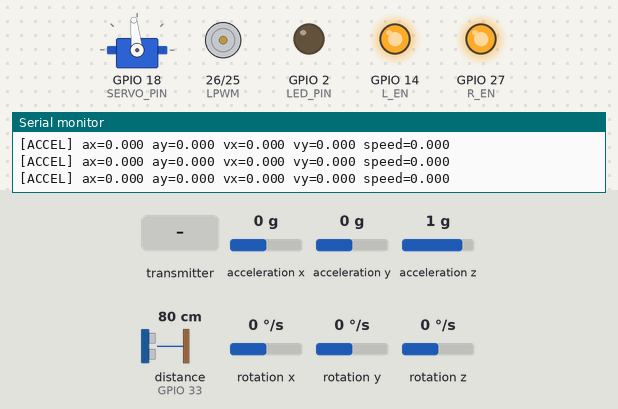
Recording of a sketch running on a simulated ESP32. Shown: servo, motor-driver pin pairs drawn as motors (green arrow = first pin HIGH = forward, orange = second pin HIGH = backward, longer = more drive), output pins drawn as LEDs (lit = HIGH), the last lines printed to the serial monitor. Wiring (inferred from the names in the program): ultrasonic range finder: trigger GPIO 32; echo GPIO 33; MPU-6050 motion sensor at I2C address 0x68. The test bench sets the inputs (shaded band); at power-on: acceleration x 0 g, acceleration y 0 g, acceleration z 1 g, distance to the obstacle (sensor on GPIO 33) 80 cm, rotation x 0 °/s, rotation y 0 °/s, rotation z 0 °/s. The echo pulse lasts 58.3 µs per cm; no radio packets arrive unless stated; pins used as bus, display or sensor lines are not drawn.

Above: at 2.3 s.
2.4 s: the transmitter starts sending throttle = 0
At 3.8 s:
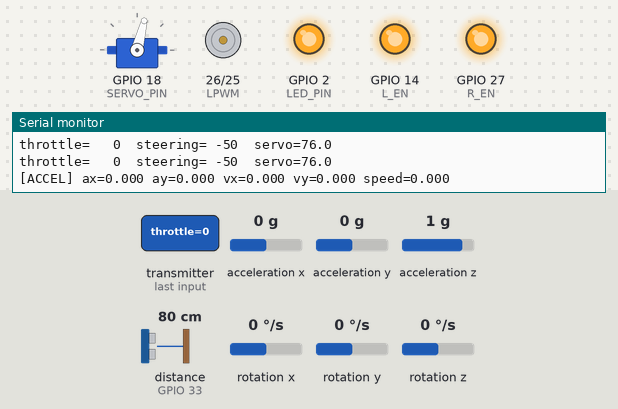
5.4 s: the transmitter starts sending steering = 64
At 7.3 s:
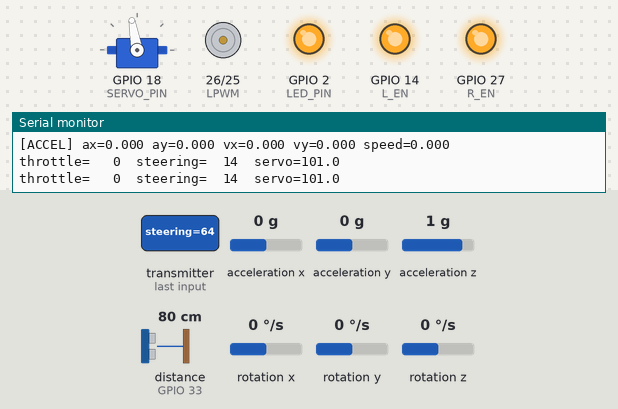
8.4 s: the transmitter starts sending throttle = 1024
At 9.5 s:
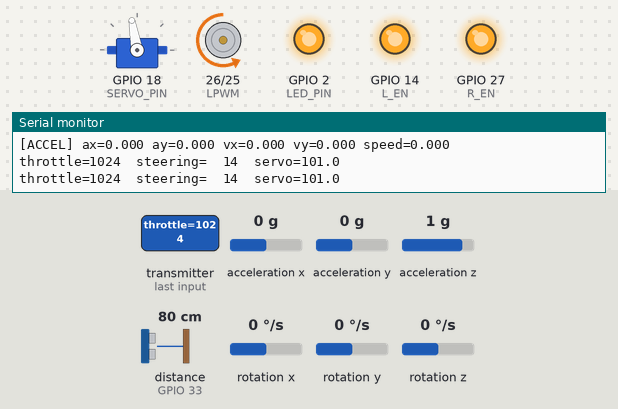
9.9 s: the transmitter starts sending steering = 0
At 10.8 s:
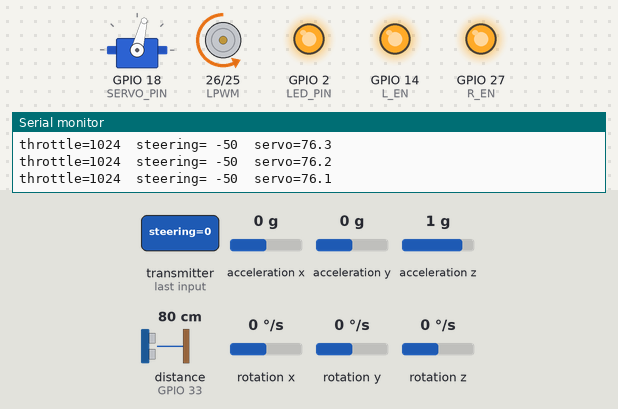
12.9 s: the transmitter starts sending steering = 128
At 14.4 s:
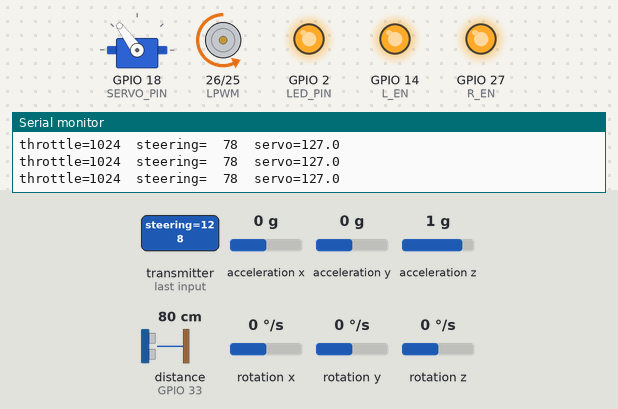
15.9 s: the transmitter starts sending steering = 255
At 17.8 s:
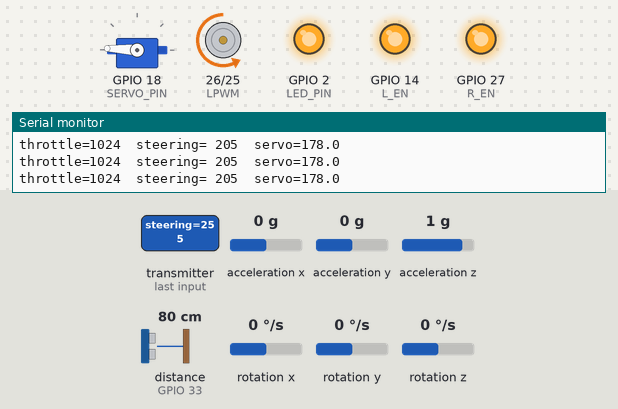
Timing chart, 0 to 19.3 s (numbered marks = the images above; inputs shaded):
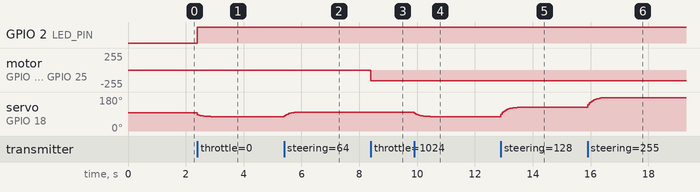

Measured:
- after the input at 2.4 s, GPIO 2 (LED_PIN): LOW → HIGH at once; servo on GPIO 18 (SERVO_PIN): 96° → 77° at once, → 76° 0.46 s later
- after the input at 5.4 s, servo on GPIO 18 (SERVO_PIN): moves from 76° to 100° over 0.56 s, starting at once
- after the input at 8.4 s, motor on GPIO 26 (LPWM) / GPIO 25 (RPWM): stopped → backward 164/255 at once
- after the input at 9.9 s, servo on GPIO 18 (SERVO_PIN): moves from 100° to 76° over 0.56 s, starting at once
- after the input at 12.9 s, servo on GPIO 18 (SERVO_PIN): moves from 76° to 126° over 0.66 s, starting at once
- after the input at 15.9 s, servo on GPIO 18 (SERVO_PIN): moves from 126° to 177° over 0.66 s, starting at once

The sketch:

car_main.ino
```cpp
// ============================================================
//  CAR MAIN  —  NRF24 Receiver + HC-SR04 proximity sensing
//                + GY-521 accelerometer → speed estimation
//  Receives ControlPacket, drives BTS7960 motor + servo.
//  Measures distance via HC-SR04; sends BuzzPacket to
//  controller when obstacle is within BUZZ_FAR_CM.
//  Reads MPU6050 accelerometer and integrates to estimate speed.
//
//  Pin assignments:
//    NRF24  CE   → GPIO 16
//    NRF24  CSN  → GPIO 4
//    NRF24  SCK  → GPIO 22
//    NRF24  MOSI → GPIO 23
//    NRF24  MISO → GPIO 19
//    BTS7960 RPWM → GPIO 25
//    BTS7960 LPWM → GPIO 26
//    BTS7960 R_EN → GPIO 27
//    BTS7960 L_EN → GPIO 14
//    Servo        → GPIO 18  (PCB trace)
//    HC-SR04 TRIG → GPIO 32
//    HC-SR04 ECHO → GPIO 33
//    UART TX      → GPIO 17  (sensor data → ESP32-CAM)
//    GY-521 SDA   → GPIO 21
//    GY-521 SCL   → GPIO 13
//    Status LED   → GPIO 2
//
//  Required libraries: RF24, ESP32Servo
// ============================================================

#include <SPI.h>
#include <nRF24L01.h>
#include <RF24.h>
#include <ESP32Servo.h>
#include <Wire.h>

// ----- NRF24 -----
#define CE_PIN      16
#define CSN_PIN     4
#define SCK_PIN     22
#define MISO_PIN    19
#define MOSI_PIN    23

SPIClass nrfSPI(VSPI);

// ----- BTS7960 motor driver -----
#define RPWM        25
#define LPWM        26
#define R_EN        27
#define L_EN        14
#define PWM_FREQ    1000
#define PWM_RES     8
#define CH_R        2
#define CH_L        3

// ----- Servo -----
#define SERVO_PIN    18
#define SERVO_MIN    70
#define SERVO_MAX    110
#define SERVO_CENTER 90
#define SERVO_TRIM   6

// ----- HC-SR04 -----
#define TRIG_PIN           32
#define ECHO_PIN           33
#define BUZZ_FAR_CM        50.0f
#define SENSOR_INTERVAL_MS 60

// ----- UART to ESP32-CAM -----
#define UART_TX_PIN      17
#define UART_INTERVAL_MS 200
#define DIST_EMA_ALPHA   0.3f

// ----- GY-521 (MPU6050) -----
#define MPU_ADDR         0x68
#define ACCEL_SCALE      16384.0f
#define GRAVITY          9.81f
#define ACCEL_DEADZONE   0.005f

// ----- Misc -----
#define LED_PIN      2
#define TIMEOUT_MS   500

// ----- Voltage cap: 11.1V LiPo, 7.2V motor rated -----
const float VBAT = 11.1f;
const float VMAX = 7.2f;

RF24 radio(CE_PIN, CSN_PIN);
const byte CTRL_ADDRESS[6] = "RCAR1";
const byte BUZZ_ADDRESS[6] = "RCAR2";

struct ControlPacket {
  int16_t throttle;   // -100 to +100
  uint8_t steering;   //    0 to 100 (50 = centre)
};

struct BuzzPacket {
  float distanceCm;
};

ControlPacket pkt;
Servo steeringServo;

int   pwmCap        = 255;
float servoFiltered = SERVO_CENTER;
unsigned long lastRecvTime   = 0;
unsigned long lastMeasureMs  = 0;
unsigned long lastUartSendMs = 0;
float         lastDistCm     = 999.0f;
float         smoothDistCm   = 999.0f;
bool  linked        = false;

// ----- Accelerometer / speed -----
float accelX      = 0.0f;
float accelY      = 0.0f;
float velocityX   = 0.0f;
float velocityY   = 0.0f;
float accelOffsetX = 0.0f;
float accelOffsetY = 0.0f;
unsigned long lastAccelMs = 0;

// ---- Motor helpers ----
void motorStop() {
  ledcWrite(CH_R, 0);
  ledcWrite(CH_L, 0);
}

void motorDrive(int16_t throttle) {
  if (throttle > 0) {
    int pwm = constrain(map(throttle, 0, 100, 0, pwmCap), 0, pwmCap);
    ledcWrite(CH_R, pwm);
    ledcWrite(CH_L, 0);
  } else if (throttle < 0) {
    int pwm = constrain(map(-throttle, 0, 100, 0, pwmCap), 0, pwmCap);
    ledcWrite(CH_R, 0);
    ledcWrite(CH_L, pwm);
  } else {
    motorStop();
  }
}

// ---- HC-SR04 ----
float measureDistance() {
  digitalWrite(TRIG_PIN, LOW);
  delayMicroseconds(2);
  digitalWrite(TRIG_PIN, HIGH);
  delayMicroseconds(10);
  digitalWrite(TRIG_PIN, LOW);
  long us = pulseIn(ECHO_PIN, HIGH, 3500);
  if (us == 0) return 999.0f;
  return (us / 2.0f) * 0.0343f;
}

// ---- MPU6050 ----
void setupMPU() {
  Wire.begin(21, 13);  // SDA=21, SCL=13

  // Wake up
  Wire.beginTransmission(MPU_ADDR);
  Wire.write(0x6B);
  Wire.write(0x00);
  Wire.endTransmission(true);

  // Accel range ±2g
  Wire.beginTransmission(MPU_ADDR);
  Wire.write(0x1C);
  Wire.write(0x00);
  Wire.endTransmission(true);

  Serial.println("MPU6050 ready");
}

void calibrateMPU() {
  Serial.println("Calibrating MPU6050 — keep car still...");
  float sumX = 0, sumY = 0;
  int samples = 200;

  for (int i = 0; i < samples; i++) {
    Wire.beginTransmission(MPU_ADDR);
    Wire.write(0x3B);
    Wire.endTransmission(false);
    Wire.requestFrom(MPU_ADDR, 6, true);

    int16_t ax = (Wire.read() << 8) | Wire.read();
    int16_t ay = (Wire.read() << 8) | Wire.read();
    Wire.read(); Wire.read();  // az

    sumX += ax / ACCEL_SCALE;
    sumY += ay / ACCEL_SCALE;
    delay(5);
  }

  accelOffsetX = sumX / samples;
  accelOffsetY = sumY / samples;
  Serial.printf("Calibration done — offsetX=%.3f offsetY=%.3f\n",
                accelOffsetX, accelOffsetY);
}

void readMPU() {
  Wire.beginTransmission(MPU_ADDR);
  Wire.write(0x3B);  // ACCEL_XOUT_H
  Wire.endTransmission(false);
  Wire.requestFrom(MPU_ADDR, 14, true);

  int16_t ax = (Wire.read() << 8) | Wire.read();
  int16_t ay = (Wire.read() << 8) | Wire.read();
  Wire.read(); Wire.read();                  // az — not needed
  for (int i = 0; i < 8; i++) Wire.read();  // skip temp + gyro

  // Subtract calibration offsets
  accelX = (ax / ACCEL_SCALE) - accelOffsetX;
  accelY = (ay / ACCEL_SCALE) - accelOffsetY;

  // Dead zone
  if (fabs(accelX) < ACCEL_DEADZONE) accelX = 0.0f;
  if (fabs(accelY) < ACCEL_DEADZONE) accelY = 0.0f;

  // Integrate: v += a * dt
  unsigned long now = millis();
  float dt = (now - lastAccelMs) / 1000.0f;
  lastAccelMs = now;

  if (dt > 0.0f && dt < 0.5f) {
    velocityX += accelX * GRAVITY * dt;
    velocityY += accelY * GRAVITY * dt;
  }

  // Reset velocity only after throttle has been zero for 300ms
  static unsigned long throttleZeroMs = 0;
  if (pkt.throttle == 0) {
    if (throttleZeroMs == 0) throttleZeroMs = millis();
    if (millis() - throttleZeroMs > 300) {
      velocityX = 0.0f;
      velocityY = 0.0f;
    }
  } else {
    throttleZeroMs = 0;
  }
}

void setup() {
  Serial.begin(115200);
  pinMode(LED_PIN, OUTPUT);
  digitalWrite(LED_PIN, LOW);

  // BTS7960
  pinMode(R_EN, OUTPUT);
  pinMode(L_EN, OUTPUT);
  digitalWrite(R_EN, HIGH);
  digitalWrite(L_EN, HIGH);

  ledcSetup(CH_R, PWM_FREQ, PWM_RES);
  ledcAttachPin(RPWM, CH_R);
  ledcSetup(CH_L, PWM_FREQ, PWM_RES);
  ledcAttachPin(LPWM, CH_L);
  motorStop();

  // Servo
  steeringServo.attach(SERVO_PIN);
  steeringServo.write(SERVO_CENTER + SERVO_TRIM);

  // HC-SR04
  pinMode(TRIG_PIN, OUTPUT);
  pinMode(ECHO_PIN, INPUT);
  digitalWrite(TRIG_PIN, LOW);

  // UART to ESP32-CAM
  Serial2.begin(115200, SERIAL_8N1, -1, UART_TX_PIN);

  // MPU6050
  setupMPU();
  calibrateMPU();
  lastAccelMs = millis();

  // Voltage cap
  float dMax = VMAX / VBAT;
  if (dMax > 1.0f) dMax = 1.0f;
  pwmCap = constrain((int)(dMax * 255.0f + 0.5f), 0, 255);

  // NRF24
  nrfSPI.begin(SCK_PIN, MISO_PIN, MOSI_PIN, CSN_PIN);
  radio.begin(&nrfSPI);
  radio.setChannel(108);
  radio.setPALevel(RF24_PA_MAX);
  radio.setAutoAck(false);
  radio.setPayloadSize(sizeof(ControlPacket));
  radio.openWritingPipe(BUZZ_ADDRESS);
  radio.openReadingPipe(1, CTRL_ADDRESS);
  radio.startListening();

  Serial.println("=== NRF24 register dump ===");
  radio.printDetails();
  Serial.println("===========================");

  Serial.printf("pwmCap = %d\n", pwmCap);
  Serial.println("CAR MAIN ready — waiting for link...");
}

void loop() {
  // ---- Receive control packet ----
  if (radio.available()) {
    radio.read(&pkt, sizeof(pkt));
    lastRecvTime = millis();

    if (!linked) {
      linked = true;
      digitalWrite(LED_PIN, HIGH);
      Serial.println("=== Link established ===");
    }

    motorDrive(pkt.throttle);

    float targetAngle = (float)map(pkt.steering, 0, 100, SERVO_MIN, SERVO_MAX) + SERVO_TRIM;
    servoFiltered = 0.75f * servoFiltered + 0.25f * targetAngle;
    steeringServo.write((int)servoFiltered);

    Serial.printf("throttle=%4d  steering=%4d  servo=%.1f\n",
                  pkt.throttle, (int)pkt.steering - 50, servoFiltered);
  }

  // ---- Safety timeout ----
  if (linked && (millis() - lastRecvTime > TIMEOUT_MS)) {
    linked = false;
    motorStop();
    steeringServo.write(SERVO_CENTER + SERVO_TRIM);
    servoFiltered = SERVO_CENTER + SERVO_TRIM;
    digitalWrite(LED_PIN, LOW);
    Serial.println("=== Link LOST — motors stopped ===");
  }

  // ---- Distance sensing + buzz ----
  if (millis() - lastMeasureMs >= SENSOR_INTERVAL_MS) {
    lastMeasureMs = millis();
    lastDistCm = measureDistance();
    if (lastDistCm < 999.0f) {
      smoothDistCm = DIST_EMA_ALPHA * lastDistCm + (1.0f - DIST_EMA_ALPHA) * smoothDistCm;
    }
    if (lastDistCm < BUZZ_FAR_CM) {
      BuzzPacket bpkt = { lastDistCm };
      radio.stopListening();
      radio.write(&bpkt, sizeof(bpkt));
      radio.startListening();
    }
  }

  // ---- Send sensor data to ESP32-CAM over UART ----
  if (millis() - lastUartSendMs >= UART_INTERVAL_MS) {
    lastUartSendMs = millis();
    readMPU();

    float speed = sqrt(velocityX * velocityX + velocityY * velocityY);
    Serial.printf("[ACCEL] ax=%.3f ay=%.3f vx=%.3f vy=%.3f speed=%.3f\n",
                  accelX, accelY, velocityX, velocityY, speed);

    char objStr[20];
    if (smoothDistCm < BUZZ_FAR_CM) {
      snprintf(objStr, sizeof(objStr), "%.0f cm", smoothDistCm);
    } else {
      strcpy(objStr, "None Detected");
    }

    char carBuf[160];
    snprintf(carBuf, sizeof(carBuf),
      "C{\"speed\":%.2f,\"air\":\"Good\",\"temperature\":0,\"closest_object\":\"%s\"}\n",
      speed, objStr);
    Serial2.print(carBuf);

    int udVal = (int)map((long)pkt.throttle, -100, 100, 0, 4095);
    int lrVal = (int)map((long)pkt.steering,    0, 100, 0, 4095);
    char moveBuf[128];
    snprintf(moveBuf, sizeof(moveBuf),
      "M{\"up/down\":%d,\"left/right\":%d,\"kp\":2.0,\"ki\":0.5,\"kd\":0.1,\"mode\":\"NRF Mode\"}\n",
      udVal, lrVal);
    Serial2.print(moveBuf);
  }
}
```
